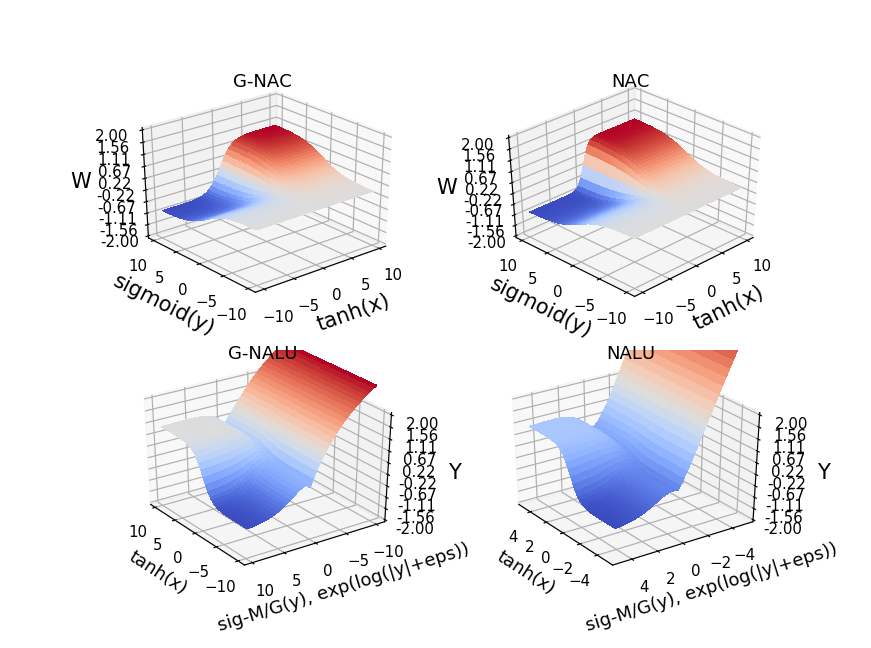

Here is the Python script that generated this plot:
from mpl_toolkits.mplot3d import Axes3D
import matplotlib.pyplot as plt
from matplotlib import cm
from matplotlib.ticker import LinearLocator, FormatStrFormatter
import numpy as np

# defining figure size and dpi for image quality.
fig = plt.figure(figsize=(8, 6), dpi=108)

#================
#  First subplot.
#================

# Set up the axes for the first plot.
ax = fig.add_subplot(2, 2, 1, projection='3d')

phi = 1.61803399

# Two functions for multiplication and creating transformation matrix W.
sigmoid = lambda y: 1 / (1 + pow(phi, -y))
tanh = lambda x: ((pow(phi, x) - pow(phi, -x))/(pow(phi, x)+pow(phi, -x)))


# Generate data for plotting.
X = np.arange(-10, 10, 0.25)
Y = np.arange(-10, 10, 0.25)
X, Y = np.meshgrid(X, Y)
# Final function for Transformation Matrix W.
Z = tanh(X)*sigmoid(Y)


# Title labelling ,axis labelling and axis rotation.
ax.set_xlabel('tanh(x)', fontsize=14)
ax.set_ylabel('sigmoid(y)', fontsize=14)
ax.set_zlabel('W', fontsize=14)
ax.view_init(30,-130)
ax.set_title('G-NAC')

# Plot the surface.
surf = ax.plot_surface(X, Y, Z, cmap=cm.coolwarm,
                       linewidth=0, antialiased=False)

# Customize the z axis.
ax.set_zlim(-2.0, 2.0)
ax.zaxis.set_major_locator(LinearLocator(10))
ax.zaxis.set_major_formatter(FormatStrFormatter('%.02f'))


#=================
#  Second subplot.
#=================

# Set up the axes for the first plot.
ax = fig.add_subplot(2, 2, 2, projection='3d')

e = 2.732

# Two functions for multiplication and creating transformation matrix W.
sigmoid = lambda y: 1 / (1 + pow(phi, -y))
tanh = lambda x: ((pow(e, x) - pow(e, -x))/(pow(e, x)+pow(e, -x)))


# Generate data for plotting.
X = np.arange(-10, 10, 0.25)
Y = np.arange(-10, 10, 0.25)
X, Y = np.meshgrid(X, Y)
# Final function for Transformation Matrix W.
Z = tanh(X)*sigmoid(Y)


# Title labelling ,axis labelling and axis rotation.
ax.set_xlabel('tanh(x)', fontsize=14)
ax.set_ylabel('sigmoid(y)', fontsize=14)
ax.set_zlabel('W', fontsize=14)
ax.view_init(37,-135)
ax.set_title('NAC')

# Plot the surface.
surf = ax.plot_surface(X, Y, Z, cmap=cm.coolwarm,
                       linewidth=0, antialiased=False)

# Customize the z axis.
ax.set_zlim(-2.0, 2.0)
ax.zaxis.set_major_locator(LinearLocator(10))
ax.zaxis.set_major_formatter(FormatStrFormatter('%.02f'))
ax.view_init(37,-135)

#===============
# Third subplot
#===============

# Set up the axes for the first plot.
ax = fig.add_subplot(2, 2, 3, projection='3d')

e = 1.618

# Sub-function decleration for NALU units.
sigmoid = lambda y: 1 / (1 + pow(phi, -y))
tanh = lambda x: ((pow(phi, x)-pow(phi, -x))/(pow(phi, x)+pow(phi, -x)))
# Learned gate decleration.
g_x = lambda x: 1 / (1 + pow(phi, -x))
# Small epsilon value for truly defined exponential space.
eps = 10e-2
# log-exponential space defiined.
m_y = lambda y: pow(phi, np.log(np.abs(y)+eps))

# Generate data for plotting.
X = np.arange(-10, 10, 0.25)
Y = np.arange(-10, 10, 0.25)
X, Y = np.meshgrid(X, Y)

# Final function for Transformation Matrix W.
W_nac = tanh(X)*sigmoid(Y)
# Final function for G-NALU.
Z = ( (g_x(Y)*W_nac) + ((1-g_x(Y))*m_y(Y)) )


# Title labelling ,axis labelling and axis rotation.
ax.set_xlabel('tanh(x)', fontsize=12)
ax.set_ylabel('sig-M/G(y), exp(log(|y|+eps))', fontsize=12)
ax.set_zlabel('Y', fontsize=14)
ax.set_title('G-NALU')
ax.view_init(32,145)


# Plot the surface.
surf = ax.plot_surface(X, Y, Z, cmap=cm.coolwarm,
                       linewidth=0, antialiased=False)

# Customize the z axis.
ax.set_zlim(-2.0, 2.0)
ax.zaxis.set_major_locator(LinearLocator(10))
ax.zaxis.set_major_formatter(FormatStrFormatter('%.02f'))


#===============
# Fourth subplot
#===============

# Set up the axes for the first plot.
ax = fig.add_subplot(2, 2, 4, projection='3d')

e = 2.732

# Sub-function decleration for NALU units.
sigmoid = lambda y: 1 / (1 + np.exp(-y))
tanh = lambda x: ((np.exp(x)-np.exp(-x))/(np.exp(x)+np.exp(-x)))
# Learned gate decleration.
g_x = lambda x: 1 / (1 + np.exp(-x))
# Small epsilon value for truly defined exponential space.
eps = 10e-2
# log-exponential space defiined.
m_y = lambda y: np.exp(np.log(np.abs(y)+eps))

# Generate data for plotting.
X = np.arange(-5, 5, 0.25)
Y = np.arange(-5, 5, 0.25)
X, Y = np.meshgrid(X, Y)

# Final function for Transformation Matrix W.
W_nac = tanh(X)*sigmoid(Y)
# Final function for NALU.
Z = ( (g_x(Y)*W_nac) + ((1-g_x(Y))*m_y(Y)) )


# Title labelling ,axis labelling and axis rotation.
ax.set_xlabel('tanh(x)', fontsize=12)
ax.set_ylabel('sig-M/G(y), exp(log(|y|+eps))', fontsize=12)
ax.set_zlabel('Y', fontsize=14)
ax.set_title('NALU')
ax.view_init(32,145)

# Plot the surface.
surf = ax.plot_surface(X, Y, Z, cmap=cm.coolwarm,
                       linewidth=0, antialiased=False)

# Customize the z axis.
ax.set_zlim(-2.0, 2.0)
ax.zaxis.set_major_locator(LinearLocator(10))
ax.zaxis.set_major_formatter(FormatStrFormatter('%.02f'))


####################
# final plot display
####################
plt.show()
